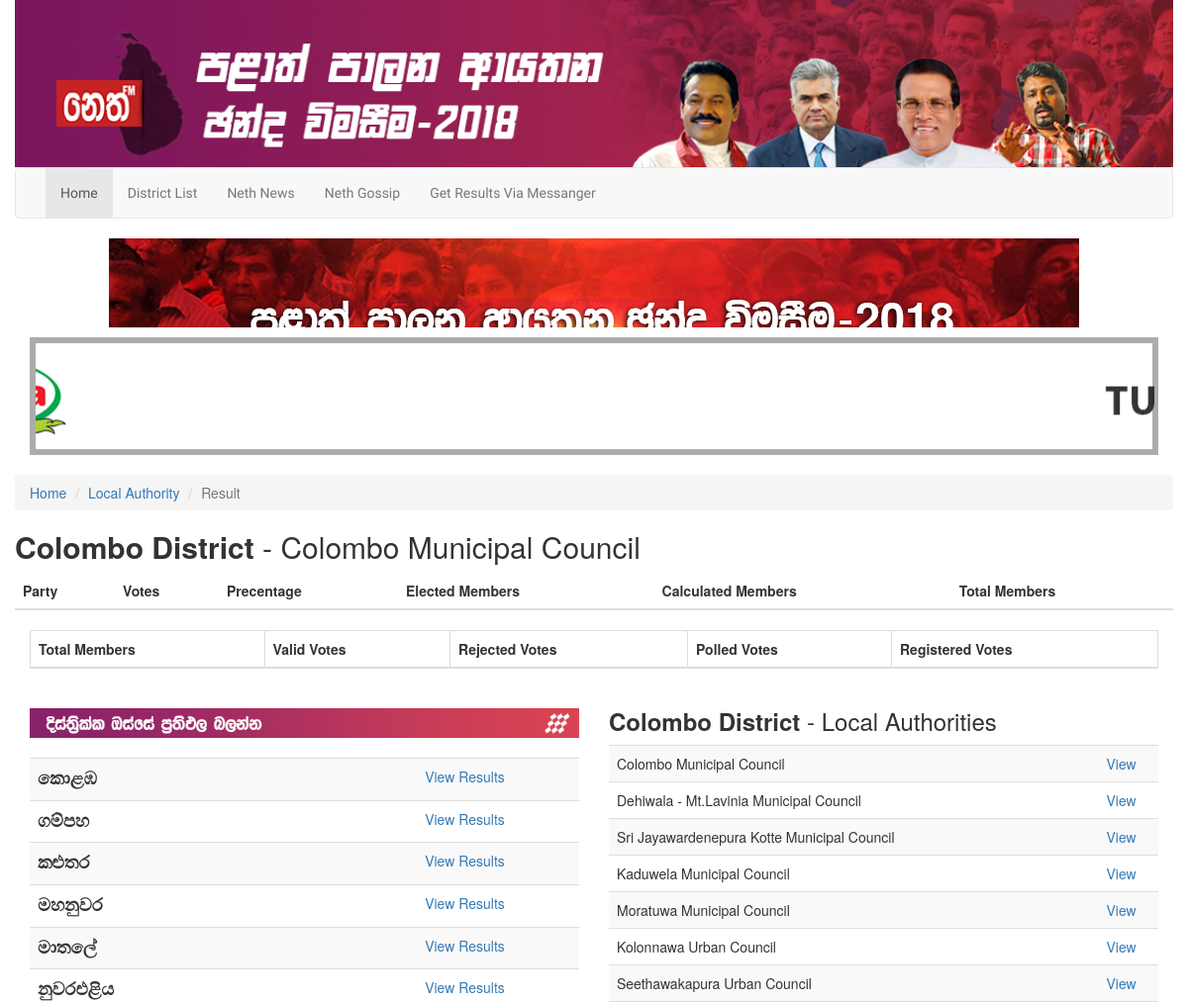
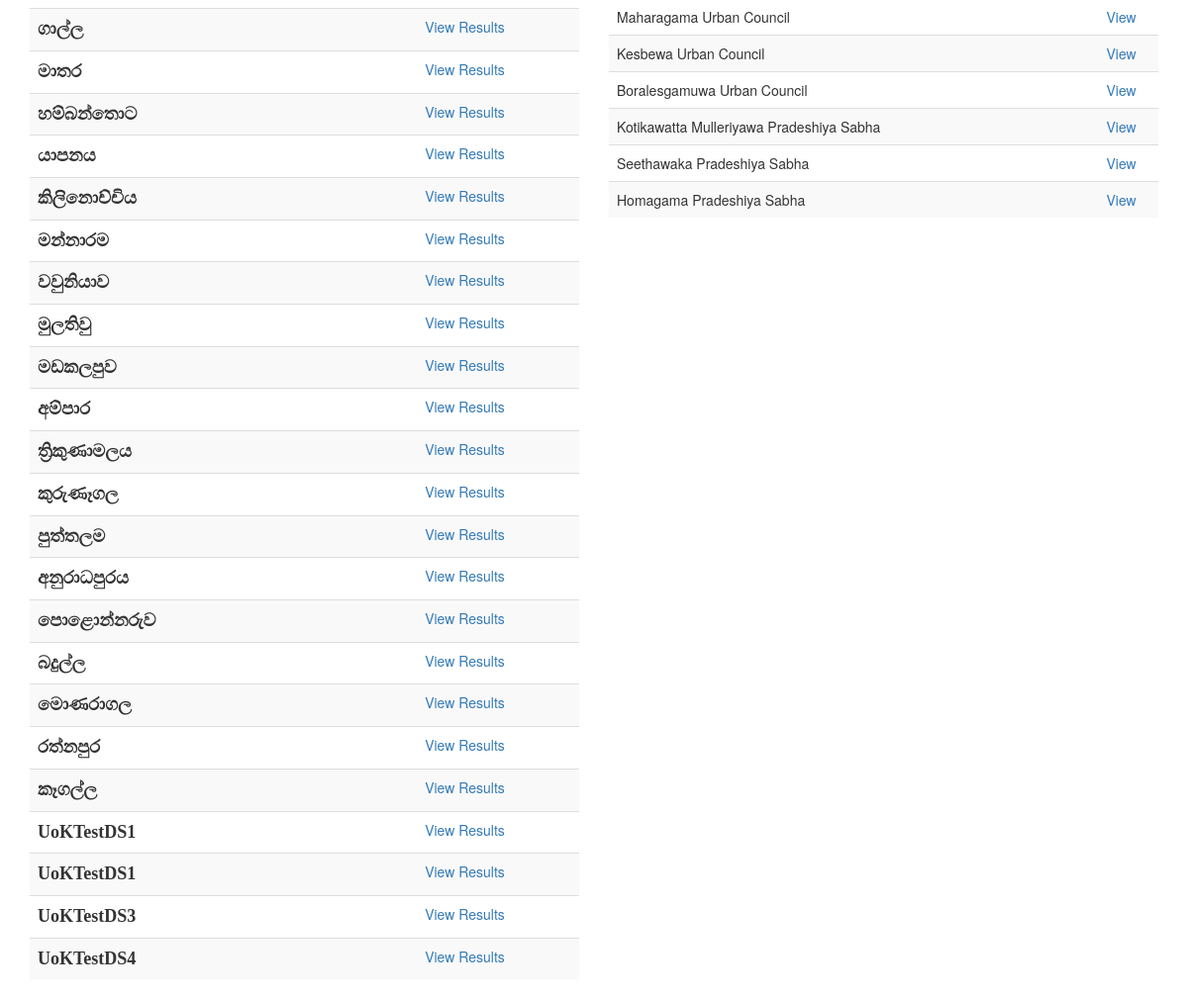
The app's page /localAuthorityInner.php?d_id=01&l_id=01 with its own data (2 pictures, top to bottom).
### tables this page shows
CREATE TABLE `la` (
  `id` int(11) NOT NULL,
  `d_id` int(2) UNSIGNED ZEROFILL NOT NULL,
  `l_id` int(2) UNSIGNED ZEROFILL NOT NULL,
  `d_name` varchar(255) NOT NULL,
  `l_name` varchar(255) NOT NULL
);

CREATE TABLE `dis` (
  `id` int(2) UNSIGNED ZEROFILL NOT NULL,
  `d_id` int(2) UNSIGNED ZEROFILL NOT NULL,
  `d_name` varchar(255) NOT NULL,
  `sinhala_name` varchar(255) NOT NULL
);

### localAuthorityInner.php (the view, shortened to what this page needs)
<!DOCTYPE html>
<head>
    <link href="css/bootstrap.min.css" rel="stylesheet">
    <link href="css/style.css" rel="stylesheet">
</head>
<html>
<body>
<div class="container">
    <?php include_once 'header.php';?>
    <div style="margin-bottom: 10px;">
        <center><a href="https://goo.gl/Bhf84Y" target="_blank" style="margin-bottom: 5px"><img src="sds/fadna.gif" alt="" class="img-responsive"></center> </a>
    </div>
    <?php
    if(isset($_GET['d_id'])){
        $d_id=$_GET['d_id'];
    }  if(isset($_GET['l_id'])){
        $l_id=$_GET['l_id'];
    }
    ?>
    <div class="row">
        <nav aria-label="breadcrumb">
            <ol class="breadcrumb">
                <li class="breadcrumb-item"><a href="index.php">Home</a></li>
                <li class="breadcrumb-item"><a href="distrctInner.php?d_id=<?php echo $d_id;?>&l_id=<?php echo $l_id;?>">Local Authority</a></li>
                <li class="breadcrumb-item active" aria-current="page">Result</li>
            </ol>
        </nav>
        <?php
        $query="SELECT * FROM la WHERE d_id='$d_id' AND  l_id='$l_id'";
        $result=mysql_query($query);
        while ($row=mysql_fetch_assoc($result)){
            ?>
            <h2><b><?php echo $row['d_name']?> District </b> - <?php echo $row['l_name']?></h2>
        <?php }?>
        <div class="table-responsive">
            <table class="table table-striped">
                <thead>
                <tr>
                    <th>Party</th>
                    <th>Votes</th>
                    <th>Precentage</th>
                    <th>Elected Members</th>
                    <th>Calculated Members</th>
                    <th>Total Members</th>
                </tr>
                </thead>
            </table>
        </div>
        <div class="col-md-12">
            <div class="table-responsive">
                <table class="table table-bordered table-hover">
                    <thead>
                    <tr>
                        <th>Total Members</th>
                        <th>Valid Votes</th>
                        <th>Rejected Votes</th>
                        <th>Polled Votes</th>
                        <th>Registered Votes</th>
                    </tr>
                    </thead>
                </table></div>
            <br>
        </div>
        <div class="col-md-6">
            <img src="img/05.png" class="img-responsive">
            <br>
            <table class="table table-striped">
                <tbody>
                <?php
                $query = "SELECT * FROM dis";
                $result = mysql_query($query);
                while ($row = mysql_fetch_assoc($result)) {
                    ?>
                    <tr>
                        <td style="font-family: 'malithi web';font-size: 18px;font-weight: bold">
                            <?php echo $row['sinhala_name']; ?>
                        </td>
                        <td style="text-align: center"><a href="distrctInner.php?d_id=<?php echo $row['d_id']; ?>">View
                                Results</a></td>
                    </tr>
                <?php } ?>
                </tbody>
            </table>
        </div>
        <div class="col-md-6">
            <?php
            if(isset($_GET['d_id'])){
                $d_id=$_GET['d_id'];
            }  if(isset($_GET['l_id'])){
                $l_id=$_GET['l_id'];
            }
            $query="SELECT * FROM la WHERE d_id='$d_id' LIMIT 1";
            $result=mysql_query($query);
            while ($row=mysql_fetch_assoc($result)){
                ?>
                <h3><b><?php echo $row['d_name']?> District </b>- Local Authorities</h3>
            <?php }?>
            <table class="table table-striped">
                <tbody>
                <?php
                if(isset($_GET['d_id'])){
                    $d_id=$_GET['d_id'];
                }
                $query="SELECT * FROM la WHERE d_id='$d_id'";
                $result=mysql_query($query);
                while ($row=mysql_fetch_assoc($result)){
                    ?>
                    <tr>
                        <td>
                            <?php echo $row['l_name'];?>
                        </td>
                        <td style="text-align: center"><a href="localAuthorityInner.php?d_id=<?php echo $row['d_id']; ?>&l_id=<?php echo $row['l_id']; ?>">View</a></td>
                    </tr>
                <?php }?>
                </tbody>
            </table>
        </div>
</body>
</html>

### css/style.css (style rules this page uses)
h1, .h1, h2, .h2, h3, .h3 { margin-top: 0px; margin-bottom: 10px; }

### records on screen
la: d_name "Colombo", l_name "Colombo Municipal Council"
dis: sinhala_name "කොළඹ"
dis: sinhala_name "ගම්පහ"
dis: sinhala_name "කළුතර"
dis: sinhala_name "මහනුවර"
dis: sinhala_name "මාතලේ"
dis: sinhala_name "නුවරඑළිය"
dis: sinhala_name "ගාල්ල"
dis: sinhala_name "මාතර"
dis: sinhala_name "හම්බන්තොට"
dis: sinhala_name "යාපනය"
dis: sinhala_name "කිලිනොච්චිය"
dis: sinhala_name "මන්නාරම"
dis: sinhala_name "වවුනියාව"
dis: sinhala_name "මුලතිවු"
dis: sinhala_name "මඩකලපුව"
dis: sinhala_name "අම්පාර"
dis: sinhala_name "ත්‍රිකුණාමලය"
dis: sinhala_name "කුරුණෑගල"
dis: sinhala_name "පුත්තලම"
dis: sinhala_name "අනුරාධපුරය"
dis: sinhala_name "පොළොන්නරුව"
dis: sinhala_name "බදුල්ල"
dis: sinhala_name "මොණරාගල"
dis: sinhala_name "රත්නපුර"
dis: sinhala_name "කෑගල්ල"
dis: sinhala_name "UoKTestDS1"
dis: sinhala_name "UoKTestDS1"
dis: sinhala_name "UoKTestDS3"
dis: sinhala_name "UoKTestDS4"
la: l_name "Dehiwala - Mt.Lavinia Municipal Council"
la: l_name "Sri Jayawardenepura Kotte Municipal Council"
la: l_name "Kaduwela Municipal Council"
la: l_name "Moratuwa Municipal Council"
la: l_name "Kolonnawa Urban Council"
la: l_name "Seethawakapura Urban Council"
la: l_name "Maharagama Urban Council"
la: l_name "Kesbewa Urban Council"
la: l_name "Boralesgamuwa Urban Council"
la: l_name "Kotikawatta Mulleriyawa Pradeshiya Sabha"
la: l_name "Seethawaka Pradeshiya Sabha"
la: l_name "Homagama Pradeshiya Sabha"
